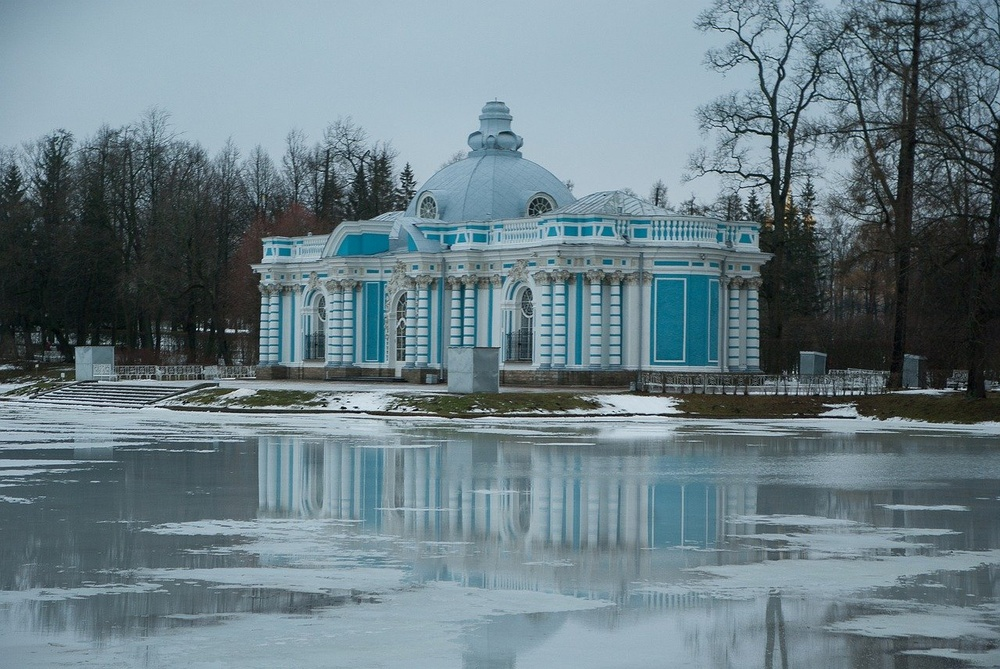
#> input picture Сем 6/Обработка изображений/3/image4.jpg, 1000 x 669 px, shrunk from 1280 x 856 before the run
$ python 3.4.py
#> lines starting #> are read from the running program, lines starting #| are printed output that depends on the picture
import cv2, glob, re, numpy as np
from skimage.metrics import structural_similarity as ssim

img = cv2.cvtColor(cv2.imread('image4.jpg'), cv2.COLOR_BGR2RGB)
detail = cv2.absdiff(img, cv2.GaussianBlur(img, (7, 7), 0))
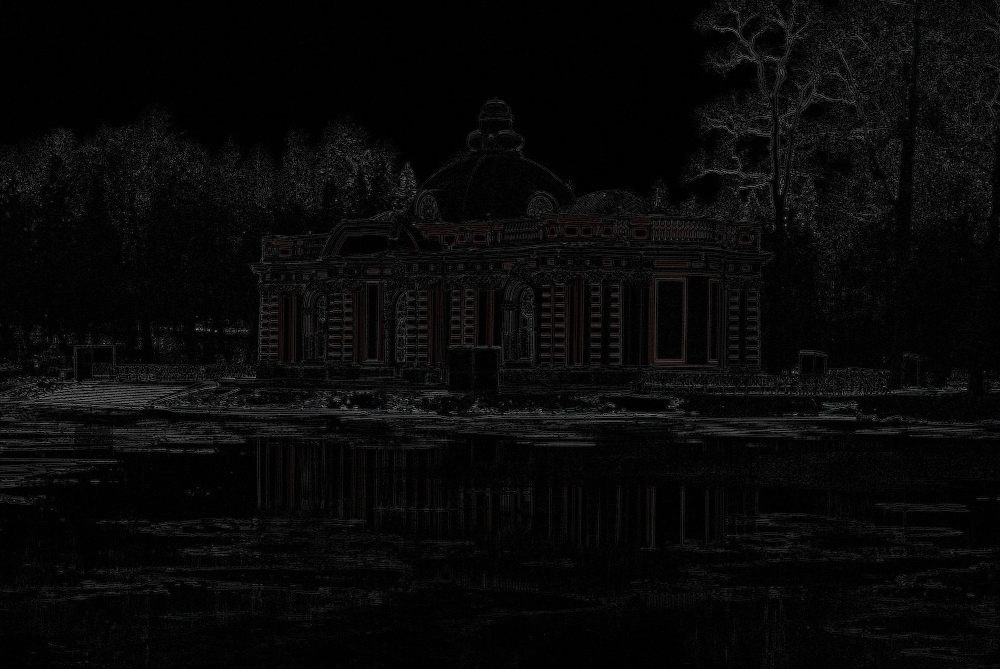
#> detail: shape (669, 1000, 3); mean R, G, B 8.6, 8.5, 8.5

best, best_id = -1, None
for path in glob.glob('samples/*.jpg'):
    ref = cv2.cvtColor(cv2.imread(path), cv2.COLOR_BGR2RGB)
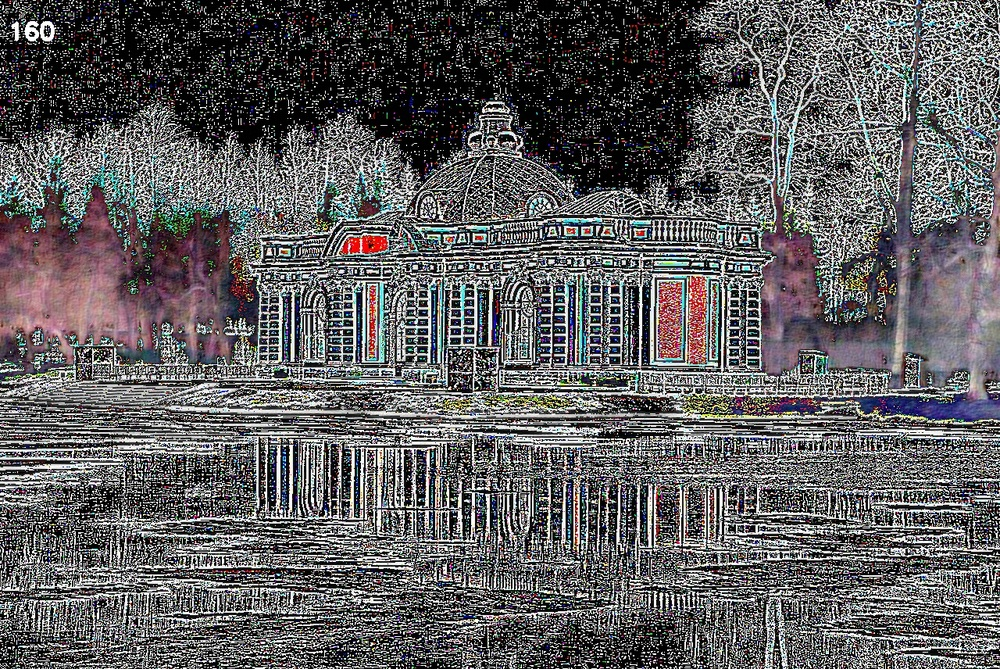
#> input picture Сем 6/Обработка изображений/3/samples/crop_160_russia-1927758_1280.jpg, 1000 x 669 px, shrunk from 1280 x 856 before the run
    score = ssim(detail, ref, channel_axis=2)
#> score = 0.00948
    if score > best:
        best, best_id = score, path
#> best = 0.00948; best_id = 'samples/crop_160_russia-1927758_1280.jpg'

print(best_id)
#| samples/crop_195_russia-1927758_1280.jpg
